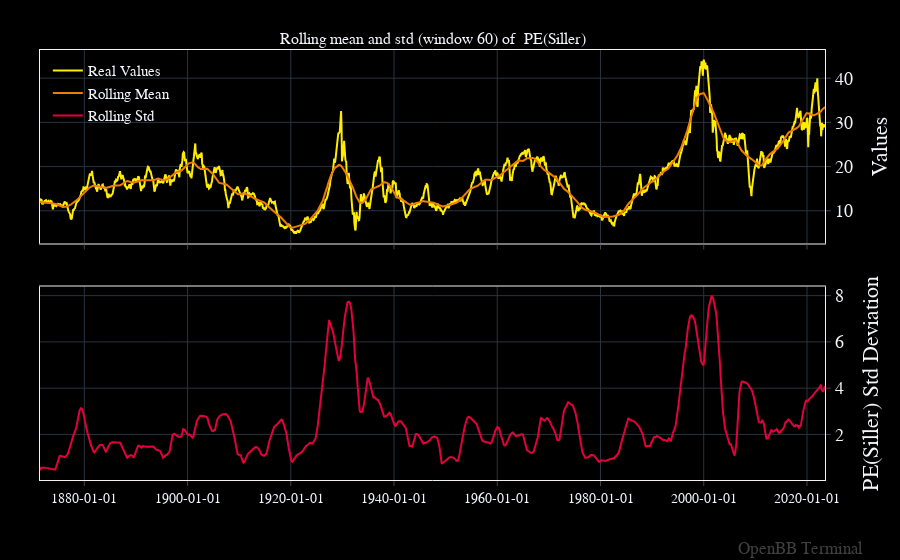

Here is the notebook cell this chart was saved with:
### Code cell
openbb.qa.rolling_chart(dataset, target = 'PE(Siller)', window = 60, symbol = '')

### Figure 1 — Plotly figure (JSON) as saved in the notebook; plotly's stock layout.template omitted (floating-point values rounded to 4 significant figures; data arrays with more than 128 entries replaced by an {"elided": "..."} marker saying what was removed)
{"data": [{"hovertemplate": "%{y}<extra></extra>", "name": "Real Values", "type": "scatter", "x": {"elided": "1826 str values"}, "xaxis": "x", "y": {"elided": "1826 float values"}, "yaxis": "y"}, {"hovertemplate": "%{y}<extra></extra>", "name": "Rolling Mean", "type": "scatter", "x": {"elided": "1826 str values"}, "xaxis": "x", "xhoverformat": "%Y-%m-%d", "y": {"elided": "1826 float values"}, "yaxis": "y"}, {"hovertemplate": "%{y}<extra></extra>", "name": "Rolling Std", "type": "scatter", "x": {"elided": "1826 str values"}, "xaxis": "x2", "xhoverformat": "%Y-%m-%d", "y": {"elided": "1826 float values"}, "yaxis": "y2"}], "layout": {"annotations": [{"font": {"size": 16}, "showarrow": false, "text": "Rolling mean and std (window 60) of  PE(Siller)", "x": 0.5, "xanchor": "center", "xref": "paper", "y": 1, "yanchor": "bottom", "yref": "paper"}, {"font": {"color": "gray", "size": 17}, "opacity": 0.5, "text": "OpenBB Terminal", "x": 1, "xanchor": "right", "xref": "paper", "xshift": 40, "y": 0, "yanchor": "bottom", "yref": "paper", "yshift": -80}], "bargap": 0, "bargroupgap": 0, "barmode": "overlay", "hoverdistance": 2, "legend": {"groupclick": "toggleitem", "orientation": "v", "tracegroupgap": 133.3}, "margin": {"b": 80, "l": 40, "r": 50, "t": 50}, "modebar": {"activecolor": "#d1030d", "bgcolor": "#2A2A2A", "color": "#FFFFFF", "orientation": "v"}, "newshape": {"line": {"color": "gold"}}, "spikedistance": 2, "xaxis": {"anchor": "y", "domain": [0, 1], "matches": "x2", "showticklabels": false, "tickformatstops": [{"dtickrange": [null, 604800000], "value": "%Y-%m-%d"}, {"dtickrange": [604800000, "M1"], "value": "%Y-%m-%d"}, {"dtickrange": ["M1", null], "value": "%Y-%m-%d"}], "type": "date"}, "xaxis2": {"anchor": "y2", "domain": [0, 1], "tickformatstops": [{"dtickrange": [null, 604800000], "value": "%Y-%m-%d"}, {"dtickrange": [604800000, "M1"], "value": "%Y-%m-%d"}, {"dtickrange": ["M1", null], "value": "%Y-%m-%d"}], "type": "date"}, "yaxis": {"anchor": "x", "domain": [0.55, 1], "title": {"text": "Values"}}, "yaxis2": {"anchor": "x2", "domain": [0, 0.45], "title": {"text": "PE(Siller) Std Deviation"}}}}
